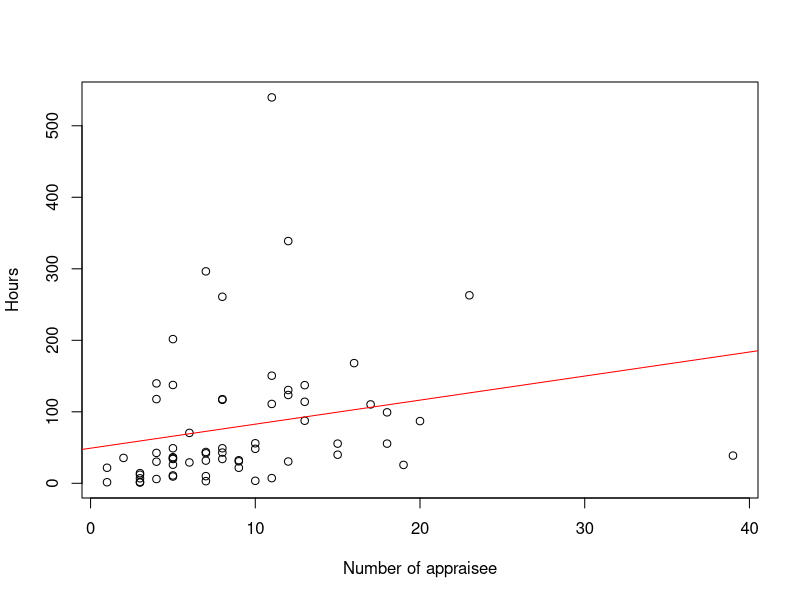
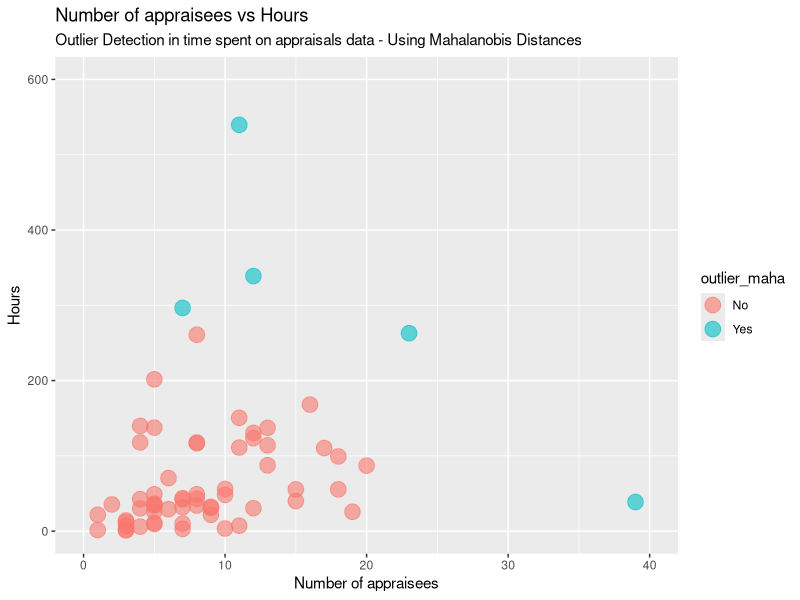
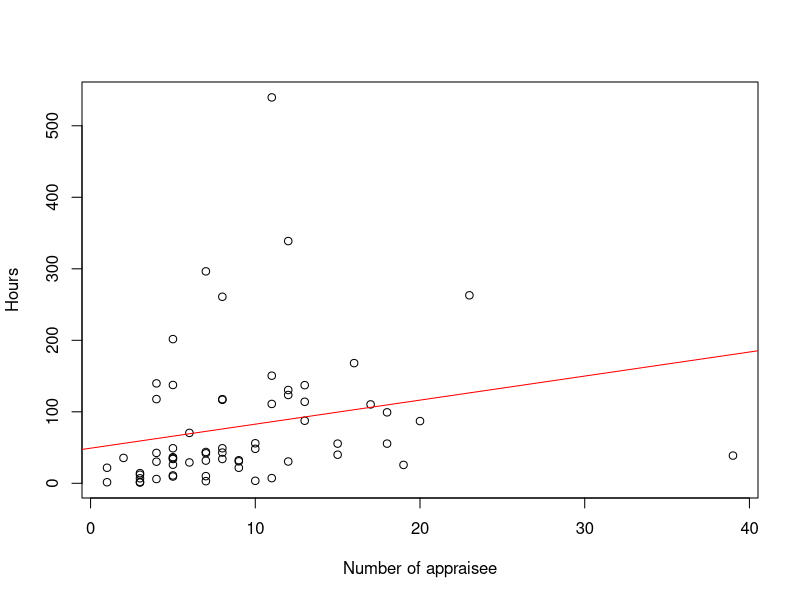
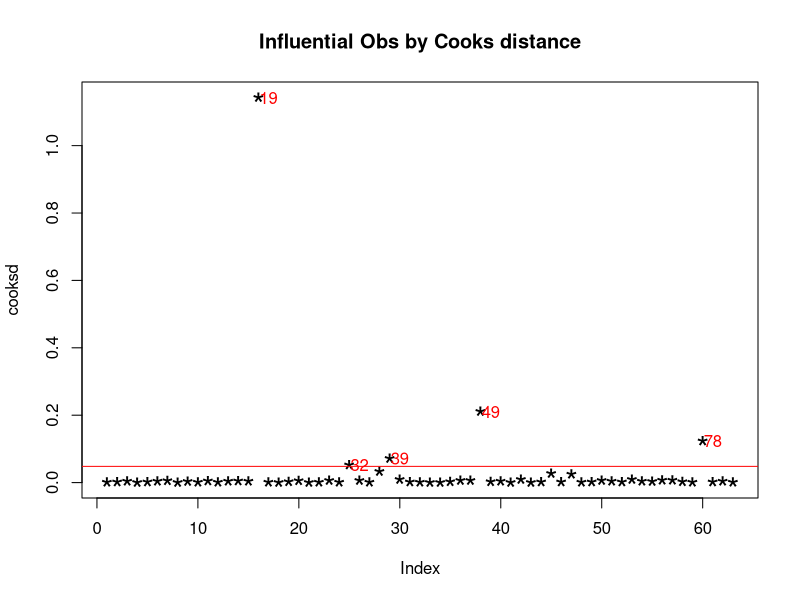
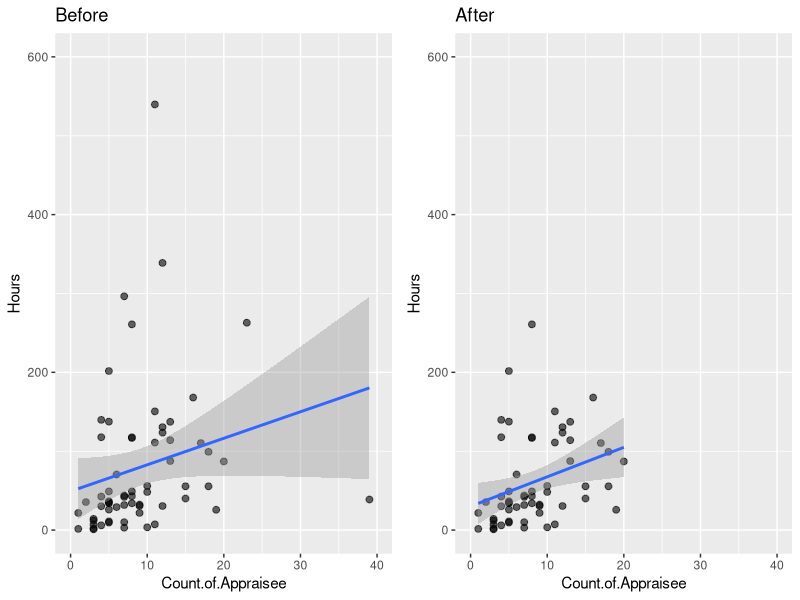

Source code (R) for these figures, in order:
## ---- chunk 1
chap <- 14
lc <- 0
rq <- 0
# **`r paste0("(LC", chap, ".", (lc <- lc + 1), ")")`**
# **`r paste0("(RQ", chap, ".", (rq <- rq + 1), ")")`**

knitr::opts_chunk$set(
  tidy = FALSE, 
  out.width = '\\textwidth', 
  fig.height = 4,
  warning = FALSE
  )

options(scipen = 99, digits = 3)

# Set random number generator see value for replicable pseudorandomness. Why 76?
# https://www.youtube.com/watch?v=xjJ7FheCkCU
set.seed(76)
## ---- chunk 2
if(!require(tidyverse)) install.packages("tidyverse")
## ---- chunk 3
library(tidyverse)
## ---- chunk 4
Time.spent.on.appraisals <- read_csv("data/Time.spent.on.appraisals.csv")
## ---- chunk 5
plot(Hours ~ Count.of.Appraisee,        # plot the variables y ~ x
     xlab="Number of appraisee",        # x−axis label 
     ylab="Hours",                      # y−axis label
     data=Time.spent.on.appraisals)     # data set

model <- lm(Hours ~ Count.of.Appraisee, data=Time.spent.on.appraisals)
abline(model, col = "red")

#The following produces the formula of the linear regression
paste('y =', round(coef(model)[[2]], digits = 3), '* x', '+', round(coef(model)[[1]], digits = 3)) 

## ---- chunk 6

# First let us identify the outliers and plot the initial plot with the names of the appraiser

# Calculate Mahalanobis Distance with height and weight distributions
m_dist <- mahalanobis(Time.spent.on.appraisals[,2:3], colMeans(Time.spent.on.appraisals[,2:3], na.rm = TRUE), cov(Time.spent.on.appraisals[,2:3], use="complete.obs"))
Time.spent.on.appraisals$m_dist <- round(m_dist, 2)

# A quick check by sorting the value will indicate the threshold you may want to use:
sort(Time.spent.on.appraisals$m_dist)
## ---- chunk 7

# We chose to set the threshold at 4, as this would result in five outliers. There is no "rule of thumb" on where to set the threshold and the decision is up to the analyst.

# Mahalanobis Outliers - Threshold set to 4
Time.spent.on.appraisals$outlier_maha <- "No"
Time.spent.on.appraisals$outlier_maha[Time.spent.on.appraisals$m_dist > 4] <- "Yes"

# Scatterplot with Mahalanobis' Outliers
ggplot(Time.spent.on.appraisals, aes(x = Count.of.Appraisee, y = Hours, color = outlier_maha)) +
      geom_point(size = 5, alpha = 0.6, na.rm=TRUE) +    # na.rm=TRUE removes missing values error message silently
      xlim(0, 40) + ylim(0, 600) +
      labs(title = "Number of appraisees vs Hours",
           subtitle = "Outlier Detection in time spent on appraisals data - Using Mahalanobis Distances") +
      ylab("Hours") + xlab("Number of appraisees")

model_without_mahaoutliers <- lm(Hours ~ Count.of.Appraisee, data=Time.spent.on.appraisals[which(Time.spent.on.appraisals$outlier_maha== "No"),])


#The following produces the formula of the new linear regression without the Mahalanobis outliers

paste('y =', round(coef(model_without_mahaoutliers)[[2]], digits = 3), '* x', '+', round(coef(model_without_mahaoutliers)[[1]], digits = 3)) 


## ---- chunk 8
Time.spent.on.appraisals <- read_csv("data/Time.spent.on.appraisals.csv")
## ---- chunk 9
plot(Hours ~ Count.of.Appraisee,        # plot the variables y ~ x
     xlab="Number of appraisee",        # x−axis label 
     ylab="Hours",                      # y−axis label
     data=Time.spent.on.appraisals)     # data set

model <- lm(Hours ~ Count.of.Appraisee, data=Time.spent.on.appraisals)
abline(model, col = "red")

cooksd <- cooks.distance(model)

# Plot the Cook's Distance using the traditional 4/n criterion
sample_size <- nrow(Time.spent.on.appraisals)
plot(cooksd, pch="*", cex=2, main="Influential Obs by Cooks distance")         # plot cook's distance
abline(h = 4/sample_size, col="red")         # add cutoff line
text(x=1:length(cooksd)+1, y=cooksd, labels=ifelse(cooksd>4/sample_size, names(cooksd),""), col="red")  # add labels

# Removing Outliers

# influential row numbers
influential <- as.numeric(names(cooksd)[(cooksd > (4/sample_size))])

Time.spent.on.appraisals_screen <- Time.spent.on.appraisals[-influential, ]

plot3 <- ggplot(data = Time.spent.on.appraisals, aes(x = Count.of.Appraisee, y = Hours)) +
        geom_point(size = 2, alpha = 0.6, na.rm=TRUE) + 
        xlim(0, 40) + ylim(0, 600) +
        geom_smooth(method = lm, na.rm=TRUE) +             # geom_smooth 
        ggtitle("Before")

plot4 <- ggplot(data = Time.spent.on.appraisals_screen, aes(x = Count.of.Appraisee, y = Hours)) +
        geom_point(size = 2, alpha = 0.6, na.rm=TRUE) + 
        xlim(0, 40) + ylim(0, 600) +
        geom_smooth(method = lm, na.rm=TRUE) +
        ggtitle("After")

gridExtra::grid.arrange(plot3, plot4, ncol=2)


model_screen <- lm(Hours ~ Count.of.Appraisee, data=Time.spent.on.appraisals_screen)

#The following produces the formula of the new linear regression without the outliers

paste('y =', round(coef(model_screen)[[2]], digits = 3), '* x', '+', round(coef(model_screen)[[1]], digits = 3)) 

